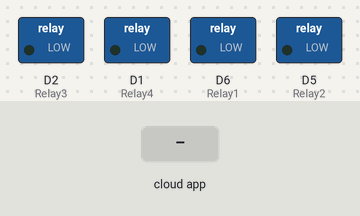
This sketch was run on a simulated ESP8266 (NodeMCU). On the bench: switched loads named in the sketch (green lamp = pin HIGH). The inputs (shaded band) are chosen by the test bench. WiFi joins after 1.5 s; servers stay silent unless stated; no MQTT or app messages arrive unless stated; what the sketch prints to the serial monitor is not drawn.

Above: at 2.7 s.
2.8 s: the phone or cloud app sets Lamp to 1
At 3.3 s:
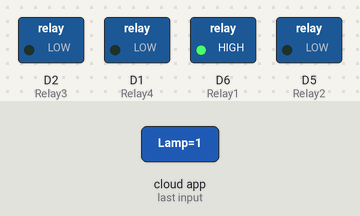
4.3 s: the phone or cloud app sets Lamp3 to 1
At 5.2 s:
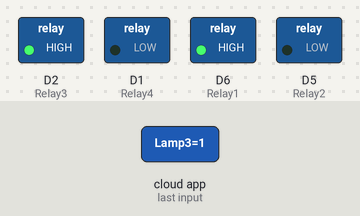
5.8 s: the phone or cloud app sets Lamp2 to 1
At 6.8 s:
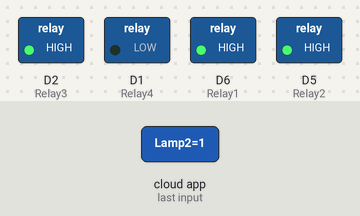
7.3 s: the phone or cloud app sets Lamp4 to 1
At 8.5 s:
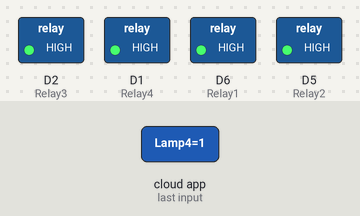
8.8 s: the phone or cloud app sets Lamp to 0
At 10.0 s:
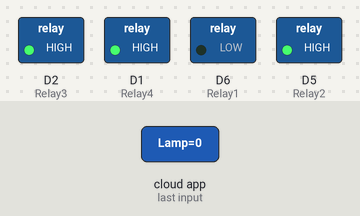
10.3 s: the phone or cloud app sets Lamp3 to 0
At 10.9 s:
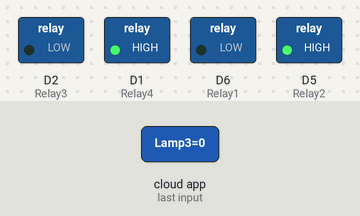
Timing chart, 0 to 12.8 s (numbered marks = the images above; inputs shaded):
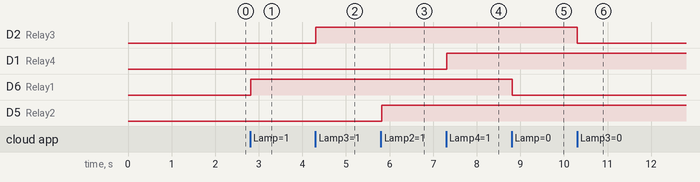

The sketch:

AoG_Demo.ino
```cpp
/* this is a simple demo made
for Build Actions for Your Community Study jam and istructions can be found here :  https://sobhy.me/AoG/

in this demo you need
1- ESP8266 Board https://bit.ly/2scJDVE
2- Relay Module https://bit.ly/2sdIxIo
3- IFFT Account https://ifttt.com/
4- Adafruit IO Account https://io.adafruit.com/


---  Libraries used ---
1- ESP support for Arduino https://github.com/esp8266/Arduino
2- Adafruit MQTT librray https://github.com/sobhydo/Adafruit_MQTT_Library
i'm using Ver. 0.17


*/

#include <ESP8266WiFi.h>
#include "Adafruit_MQTT.h"
#include "Adafruit_MQTT_Client.h"

#define Relay1            D6
#define Relay2            D5
#define Relay3            D2
#define Relay4            D1

#define WLAN_SSID       "xxxxxx"             // Your SSID
#define WLAN_PASS       "xxxxxx"        // Your password

/************************* Adafruit.io Setup *********************************/

#define AIO_SERVER      "io.adafruit.com"
#define AIO_SERVERPORT  1883                   // use 8883 for SSL
#define AIO_USERNAME    "XXXXX"            // Replace it with your adafruit IO username
#define AIO_KEY         "xxxxxxxxxxxxxxxxxxx"   // Replace with your Project Auth Key

/************ Global State (you don't need to change this!) ******************/

// Create an ESP8266 WiFiClient class to connect to the MQTT server.
WiFiClient client;
// or... use WiFiFlientSecure for SSL
//WiFiClientSecure client;

// Setup the MQTT client class by passing in the WiFi client and MQTT server and login details.
Adafruit_MQTT_Client mqtt(&client, AIO_SERVER, AIO_SERVERPORT, AIO_USERNAME, AIO_KEY);

/****************************** Feeds ***************************************/


// Setup a feed called 'onoff' for subscribing to changes.
Adafruit_MQTT_Subscribe Lamp1 = Adafruit_MQTT_Subscribe(&mqtt, AIO_USERNAME"/feeds/Lamp"); // FeedName in my case i called it Lamp
Adafruit_MQTT_Subscribe Lamp2 = Adafruit_MQTT_Subscribe(&mqtt, AIO_USERNAME "/feeds/Lamp2");
Adafruit_MQTT_Subscribe Lamp3 = Adafruit_MQTT_Subscribe(&mqtt, AIO_USERNAME "/feeds/Lamp3");
Adafruit_MQTT_Subscribe Lamp4 = Adafruit_MQTT_Subscribe(&mqtt, AIO_USERNAME "/feeds/Lamp4");


void MQTT_connect();

void setup() {
  Serial.begin(115200);

  pinMode(Relay1, OUTPUT);
  pinMode(Relay2, OUTPUT);
  pinMode(Relay3, OUTPUT);
  pinMode(Relay4, OUTPUT);

  // Connect to WiFi access point.
  Serial.println(); Serial.println();
  Serial.print("Connecting to ");
  Serial.println(WLAN_SSID);

  WiFi.begin(WLAN_SSID, WLAN_PASS);
  while (WiFi.status() != WL_CONNECTED) {
    delay(500);
    Serial.print(".");
  }
  Serial.println();

  Serial.println("WiFi connected");
  Serial.println("IP address: ");
  Serial.println(WiFi.localIP());


  // Setup MQTT subscription for onoff feed.
  mqtt.subscribe(&Lamp1);
  mqtt.subscribe(&Lamp3);
  mqtt.subscribe(&Lamp2);
  mqtt.subscribe(&Lamp4);
}

void loop() {

  MQTT_connect();


  Adafruit_MQTT_Subscribe *subscription;
  while ((subscription = mqtt.readSubscription(20000))) {
    if (subscription == &Lamp1) {
      Serial.print(F("Got: "));
      Serial.println((char *)Lamp1.lastread);
      int Lamp1_State = atoi((char *)Lamp1.lastread);
      digitalWrite(Relay1, Lamp1_State);

    }
    if (subscription == &Lamp2) {
      Serial.print(F("Got: "));
      Serial.println((char *)Lamp2.lastread);
      int Lamp2_State = atoi((char *)Lamp2.lastread);
      digitalWrite(Relay2, Lamp2_State);
    }
    if (subscription == &Lamp3) {
      Serial.print(F("Got: "));
      Serial.println((char *)Lamp3.lastread);
      int Lamp3_State = atoi((char *)Lamp3.lastread);
      digitalWrite(Relay3, Lamp3_State);
    }
    if (subscription == &Lamp4) {
      Serial.print(F("Got: "));
      Serial.println((char *)Lamp4.lastread);
      int Lamp4_State = atoi((char *)Lamp4.lastread);
      digitalWrite(Relay4, Lamp4_State);

    }
  }


}

void MQTT_connect() {
  int8_t ret;

  // Stop if already connected.
  if (mqtt.connected()) {
    return;
  }

  Serial.print("Connecting to MQTT... ");

  uint8_t retries = 3;

  while ((ret = mqtt.connect()) != 0) { // connect will return 0 for connected
    Serial.println(mqtt.connectErrorString(ret));
    Serial.println("Retrying MQTT connection in 5 seconds...");
    mqtt.disconnect();
    delay(5000);  // wait 5 seconds
    retries--;
    if (retries == 0) {
      // basically die and wait for WDT to reset me
      while (1);
    }
  }
  Serial.println("MQTT Connected!");

}
```

Measured:
- after the input at 2.8 s, D6 (Relay1): LOW → HIGH at once
- after the input at 4.3 s, D2 (Relay3): LOW → HIGH at once
- after the input at 5.8 s, D5 (Relay2): LOW → HIGH at once
- after the input at 7.3 s, D1 (Relay4): LOW → HIGH at once
- after the input at 8.8 s, D6 (Relay1): HIGH → LOW at once
- after the input at 10.3 s, D2 (Relay3): HIGH → LOW at once
